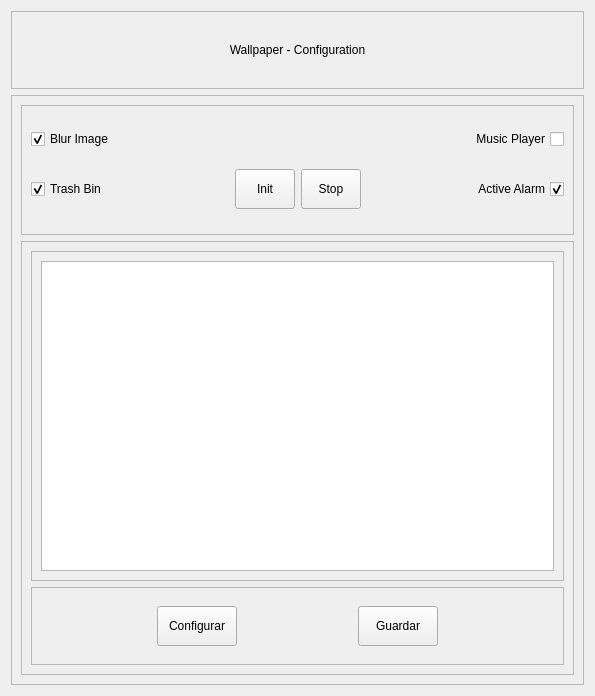
<?xml version="1.0" encoding="UTF-8"?>
<ui version="4.0">
 <class>MainFrame</class>
 <widget class="QFrame" name="MainFrame">
  <property name="geometry">
   <rect>
    <x>0</x>
    <y>0</y>
    <width>595</width>
    <height>696</height>
   </rect>
  </property>
  <property name="minimumSize">
   <size>
    <width>595</width>
    <height>696</height>
   </size>
  </property>
  <property name="maximumSize">
   <size>
    <width>595</width>
    <height>696</height>
   </size>
  </property>
  <property name="windowTitle">
   <string>Frame</string>
  </property>
  <property name="frameShadow">
   <enum>QFrame::Raised</enum>
  </property>
  <layout class="QVBoxLayout" name="verticalLayout">
   <item>
    <widget class="QFrame" name="frame_title">
     <property name="maximumSize">
      <size>
       <width>16777215</width>
       <height>80</height>
      </size>
     </property>
     <property name="frameShape">
      <enum>QFrame::StyledPanel</enum>
     </property>
     <property name="frameShadow">
      <enum>QFrame::Raised</enum>
     </property>
     <layout class="QHBoxLayout" name="horizontalLayout_2">
      <item>
       <widget class="QLabel" name="label_title">
        <property name="text">
         <string>Wallpaper - Configuration</string>
        </property>
        <property name="alignment">
         <set>Qt::AlignCenter</set>
        </property>
       </widget>
      </item>
     </layout>
    </widget>
   </item>
   <item>
    <widget class="QFrame" name="frame_body">
     <property name="maximumSize">
      <size>
       <width>16777215</width>
       <height>590</height>
      </size>
     </property>
     <property name="frameShape">
      <enum>QFrame::StyledPanel</enum>
     </property>
     <property name="frameShadow">
      <enum>QFrame::Raised</enum>
     </property>
     <layout class="QVBoxLayout" name="verticalLayout_2">
      <item>
       <widget class="QFrame" name="frame_buttons">
        <property name="minimumSize">
         <size>
          <width>0</width>
          <height>130</height>
         </size>
        </property>
        <property name="maximumSize">
         <size>
          <width>16777215</width>
          <height>130</height>
         </size>
        </property>
        <property name="frameShape">
         <enum>QFrame::StyledPanel</enum>
        </property>
        <property name="frameShadow">
         <enum>QFrame::Raised</enum>
        </property>
        <layout class="QGridLayout" name="gridLayout">
         <item row="0" column="0">
          <widget class="QCheckBox" name="checkBlurImage">
           <property name="cursor">
            <cursorShape>PointingHandCursor</cursorShape>
           </property>
           <property name="text">
            <string>Blur Image</string>
           </property>
           <property name="iconSize">
            <size>
             <width>16</width>
             <height>16</height>
            </size>
           </property>
           <property name="checked">
            <bool>true</bool>
           </property>
          </widget>
         </item>
         <item row="0" column="3">
          <widget class="QCheckBox" name="checkBox_3">
           <property name="cursor">
            <cursorShape>PointingHandCursor</cursorShape>
           </property>
           <property name="layoutDirection">
            <enum>Qt::RightToLeft</enum>
           </property>
           <property name="text">
            <string>Music Player</string>
           </property>
          </widget>
         </item>
         <item row="1" column="0">
          <widget class="QCheckBox" name="checkBox_2">
           <property name="cursor">
            <cursorShape>PointingHandCursor</cursorShape>
           </property>
           <property name="text">
            <string>Trash Bin</string>
           </property>
           <property name="checked">
            <bool>true</bool>
           </property>
          </widget>
         </item>
         <item row="1" column="1">
          <widget class="QPushButton" name="btn_start_server">
           <property name="minimumSize">
            <size>
             <width>60</width>
             <height>40</height>
            </size>
           </property>
           <property name="maximumSize">
            <size>
             <width>60</width>
             <height>40</height>
            </size>
           </property>
           <property name="cursor">
            <cursorShape>PointingHandCursor</cursorShape>
           </property>
           <property name="layoutDirection">
            <enum>Qt::LeftToRight</enum>
           </property>
           <property name="text">
            <string>Init</string>
           </property>
           <property name="flat">
            <bool>false</bool>
           </property>
          </widget>
         </item>
         <item row="1" column="2">
          <widget class="QPushButton" name="btn_stop_server">
           <property name="minimumSize">
            <size>
             <width>60</width>
             <height>40</height>
            </size>
           </property>
           <property name="maximumSize">
            <size>
             <width>60</width>
             <height>40</height>
            </size>
           </property>
           <property name="cursor">
            <cursorShape>PointingHandCursor</cursorShape>
           </property>
           <property name="layoutDirection">
            <enum>Qt::LeftToRight</enum>
           </property>
           <property name="text">
            <string>Stop</string>
           </property>
           <property name="flat">
            <bool>false</bool>
           </property>
          </widget>
         </item>
         <item row="1" column="3">
          <widget class="QCheckBox" name="check_alarm">
           <property name="cursor">
            <cursorShape>PointingHandCursor</cursorShape>
           </property>
           <property name="layoutDirection">
            <enum>Qt::RightToLeft</enum>
           </property>
           <property name="text">
            <string>Active Alarm</string>
           </property>
           <property name="checked">
            <bool>true</bool>
           </property>
          </widget>
         </item>
        </layout>
       </widget>
      </item>
      <item>
       <widget class="QFrame" name="frame_exel">
        <property name="maximumSize">
         <size>
          <width>16777215</width>
          <height>550</height>
         </size>
        </property>
        <property name="frameShape">
         <enum>QFrame::StyledPanel</enum>
        </property>
        <property name="frameShadow">
         <enum>QFrame::Raised</enum>
        </property>
        <layout class="QVBoxLayout" name="verticalLayout_3">
         <item>
          <widget class="QFrame" name="frame_6">
           <property name="maximumSize">
            <size>
             <width>16777215</width>
             <height>330</height>
            </size>
           </property>
           <property name="frameShape">
            <enum>QFrame::StyledPanel</enum>
           </property>
           <property name="frameShadow">
            <enum>QFrame::Raised</enum>
           </property>
           <layout class="QVBoxLayout" name="verticalLayout_4">
            <item>
             <widget class="QTableWidget" name="tableExel"/>
            </item>
           </layout>
          </widget>
         </item>
         <item>
          <widget class="QFrame" name="frame_5">
           <property name="maximumSize">
            <size>
             <width>16777215</width>
             <height>80</height>
            </size>
           </property>
           <property name="frameShape">
            <enum>QFrame::StyledPanel</enum>
           </property>
           <property name="frameShadow">
            <enum>QFrame::Raised</enum>
           </property>
           <layout class="QHBoxLayout" name="horizontalLayout">
            <item>
             <spacer name="horizontalSpacer">
              <property name="orientation">
               <enum>Qt::Horizontal</enum>
              </property>
              <property name="sizeHint" stdset="0">
               <size>
                <width>111</width>
                <height>20</height>
               </size>
              </property>
             </spacer>
            </item>
            <item>
             <widget class="QPushButton" name="btnConfig">
              <property name="minimumSize">
               <size>
                <width>0</width>
                <height>40</height>
               </size>
              </property>
              <property name="cursor">
               <cursorShape>PointingHandCursor</cursorShape>
              </property>
              <property name="text">
               <string>Configurar</string>
              </property>
             </widget>
            </item>
            <item>
             <spacer name="horizontalSpacer_2">
              <property name="orientation">
               <enum>Qt::Horizontal</enum>
              </property>
              <property name="sizeHint" stdset="0">
               <size>
                <width>112</width>
                <height>20</height>
               </size>
              </property>
             </spacer>
            </item>
            <item>
             <widget class="QPushButton" name="btnSave">
              <property name="minimumSize">
               <size>
                <width>0</width>
                <height>40</height>
               </size>
              </property>
              <property name="cursor">
               <cursorShape>PointingHandCursor</cursorShape>
              </property>
              <property name="text">
               <string>Guardar</string>
              </property>
             </widget>
            </item>
            <item>
             <spacer name="horizontalSpacer_3">
              <property name="orientation">
               <enum>Qt::Horizontal</enum>
              </property>
              <property name="sizeHint" stdset="0">
               <size>
                <width>111</width>
                <height>20</height>
               </size>
              </property>
             </spacer>
            </item>
           </layout>
          </widget>
         </item>
        </layout>
       </widget>
      </item>
     </layout>
    </widget>
   </item>
  </layout>
 </widget>
 <resources/>
 <connections/>
</ui>
